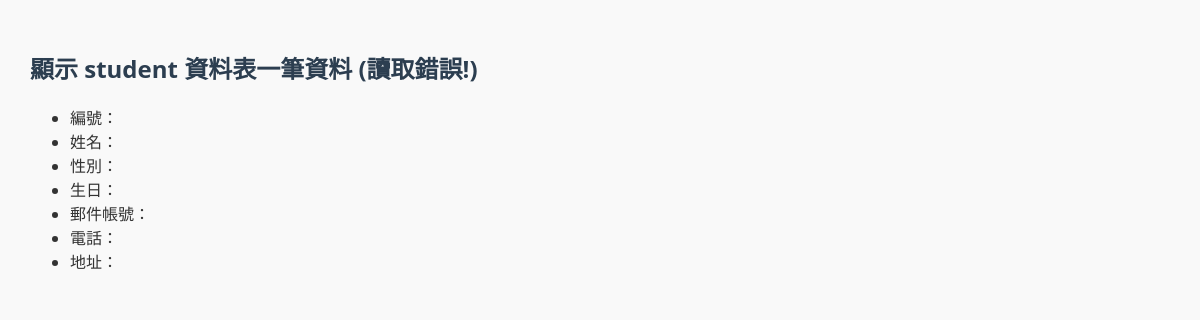
Before: /listone/ with the older database file.
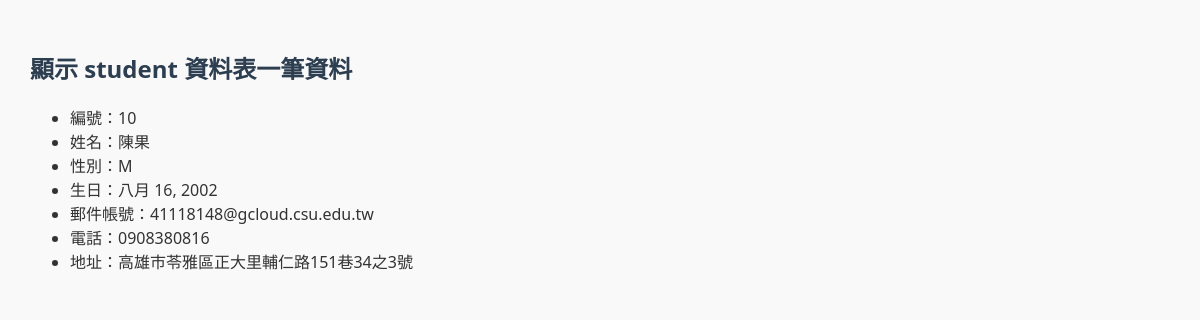
After: the same page with the newer database file.
### studentsapp/models.py (models this page shows, shortened)
class student(models.Model):
	cName = models.CharField(max_length=20, null=False)
	cSex = models.CharField(max_length=2, default='M', null=False)
	cBirthday = models.DateField(null=False)
	cEmail = models.EmailField(max_length=100, blank=True, default='')
	cPhone = models.CharField(max_length=50, blank=True, default='')
	cAddr = models.CharField(max_length=255,blank=True, default='')

### studentsapp/views.py (the view)
# urls.py: path('listone/', views.listone),
def listone(request):
	try:
		unit = student.objects.get(cName="陳果") #讀取一筆資料
	except:
  		errormessage = " (讀取錯誤!)"
	return render(request, "listone.html", locals())

### templates/listone.html (shortened to what this page needs)
{% extends 'base.html' %}
{% block content %}
<h2>顯示 student 資料表一筆資料 {{ errormessage }}</h2>
<ul>
	<li>編號：{{ unit.id }}</li>
	<li>姓名：{{ unit.cName }}</li>
	<li>性別：{{ unit.cSex }}</li>
	<li>生日：{{ unit.cBirthday }}</li>
	<li>郵件帳號：{{ unit.cEmail }}</li>
	<li>電話：{{ unit.cPhone }}</li>
	<li>地址：{{ unit.cAddr }}</li>
</ul>
{% endblock %}

Changed rows visible on the page:
added student: id "10", cName "陳果", cSex "M", cBirthday "八月 16, 2002", cEmail "41118148@gcloud.csu.edu.tw", cPhone "0908380816", cAddr "高雄市苓雅區正大里輔仁路151巷34之3號"
Other visible differences:
{{ errormessage }}: "(讀取錯誤!)" → (not shown)
